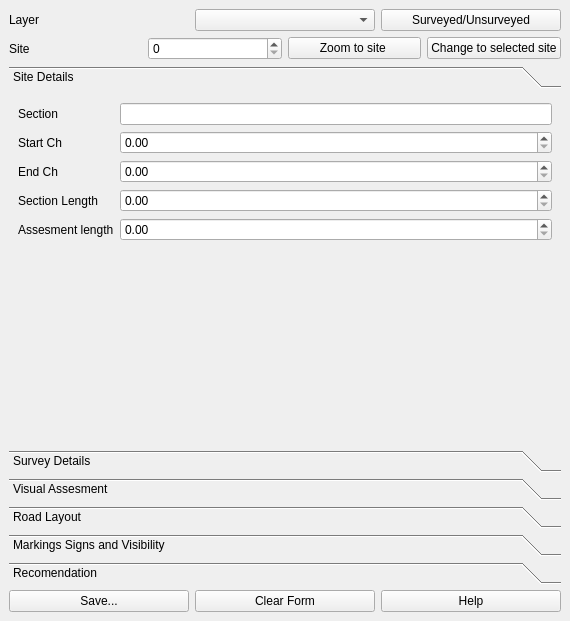
<?xml version="1.0" encoding="UTF-8"?>
<ui version="4.0">
 <class>ssir_generatorDockWidgetBase</class>
 <widget class="QDockWidget" name="ssir_generatorDockWidgetBase">
  <property name="geometry">
   <rect>
    <x>0</x>
    <y>0</y>
    <width>570</width>
    <height>621</height>
   </rect>
  </property>
  <property name="windowTitle">
   <string>ssir_generator</string>
  </property>
  <widget class="QWidget" name="dockWidgetContents">
   <layout class="QVBoxLayout" name="verticalLayout">
    <item>
     <layout class="QHBoxLayout" name="horizontalLayout_4">
      <item>
       <widget class="QLabel" name="label_28">
        <property name="text">
         <string>Layer</string>
        </property>
       </widget>
      </item>
      <item>
       <widget class="QgsMapLayerComboBox" name="layer_box">
        <property name="toolTip">
         <string>&lt;html&gt;&lt;head/&gt;&lt;body&gt;&lt;p&gt;Layer with sites.&lt;/p&gt;&lt;/body&gt;&lt;/html&gt;</string>
        </property>
       </widget>
      </item>
      <item>
       <widget class="QPushButton" name="split_button">
        <property name="toolTip">
         <string>&lt;html&gt;&lt;head/&gt;&lt;body&gt;&lt;p&gt;&lt;span style=&quot; font-family:'Times New Roman'; font-size:16px; color:#000000; background-color:transparent;&quot;&gt;Change the layer style to display surveyed and unsurveyed features differently.&lt;/span&gt;&lt;/p&gt;&lt;/body&gt;&lt;/html&gt;</string>
        </property>
        <property name="text">
         <string>Surveyed/Unsurveyed</string>
        </property>
       </widget>
      </item>
     </layout>
    </item>
    <item>
     <layout class="QHBoxLayout" name="horizontalLayout_8"/>
    </item>
    <item>
     <layout class="QHBoxLayout" name="horizontalLayout">
      <item>
       <widget class="QLabel" name="label_9">
        <property name="text">
         <string>Site</string>
        </property>
       </widget>
      </item>
      <item>
       <widget class="QSpinBox" name="site_box">
        <property name="toolTip">
         <string>&lt;html&gt;&lt;head/&gt;&lt;body&gt;&lt;p&gt;Current site. Changing this will lose any unsaved changes to form.&lt;/p&gt;&lt;/body&gt;&lt;/html&gt;</string>
        </property>
       </widget>
      </item>
      <item>
       <widget class="QPushButton" name="zoom_button">
        <property name="toolTip">
         <string>&lt;html&gt;&lt;head/&gt;&lt;body&gt;&lt;p&gt;zoom map to site&lt;/p&gt;&lt;/body&gt;&lt;/html&gt;</string>
        </property>
        <property name="text">
         <string>Zoom to site </string>
        </property>
       </widget>
      </item>
      <item>
       <widget class="QPushButton" name="from_selected_button">
        <property name="toolTip">
         <string>&lt;html&gt;&lt;head/&gt;&lt;body&gt;&lt;p&gt;Change site to selected feature of layer. Will lose any unsaved changes to form.&lt;/p&gt;&lt;/body&gt;&lt;/html&gt;</string>
        </property>
        <property name="text">
         <string>Change to selected site</string>
        </property>
       </widget>
      </item>
     </layout>
    </item>
    <item>
     <layout class="QHBoxLayout" name="horizontalLayout_2">
      <item>
       <widget class="QToolBox" name="toolBox">
        <property name="currentIndex">
         <number>0</number>
        </property>
        <widget class="QWidget" name="page_5">
         <property name="geometry">
          <rect>
           <x>0</x>
           <y>0</y>
           <width>550</width>
           <height>310</height>
          </rect>
         </property>
         <attribute name="label">
          <string>Site Details</string>
         </attribute>
         <layout class="QFormLayout" name="formLayout_6">
          <item row="0" column="0">
           <widget class="QLabel" name="label_2">
            <property name="text">
             <string>Section</string>
            </property>
           </widget>
          </item>
          <item row="0" column="1">
           <widget class="QLineEdit" name="section"/>
          </item>
          <item row="1" column="0">
           <widget class="QLabel" name="label_3">
            <property name="text">
             <string>Start Ch</string>
            </property>
           </widget>
          </item>
          <item row="1" column="1">
           <widget class="QDoubleSpinBox" name="start_ch">
            <property name="maximum">
             <double>99999.000000000000000</double>
            </property>
           </widget>
          </item>
          <item row="2" column="0">
           <widget class="QLabel" name="label_4">
            <property name="text">
             <string>End Ch</string>
            </property>
           </widget>
          </item>
          <item row="2" column="1">
           <widget class="QDoubleSpinBox" name="end_ch">
            <property name="maximum">
             <double>99999.000000000000000</double>
            </property>
           </widget>
          </item>
          <item row="3" column="0">
           <widget class="QLabel" name="label_5">
            <property name="text">
             <string>Section Length</string>
            </property>
           </widget>
          </item>
          <item row="3" column="1">
           <widget class="QDoubleSpinBox" name="section_length">
            <property name="maximum">
             <double>99999.000000000000000</double>
            </property>
           </widget>
          </item>
          <item row="4" column="0">
           <widget class="QLabel" name="label_6">
            <property name="text">
             <string>Assesment length</string>
            </property>
           </widget>
          </item>
          <item row="4" column="1">
           <widget class="QDoubleSpinBox" name="assesment_length">
            <property name="maximum">
             <double>99999.000000000000000</double>
            </property>
           </widget>
          </item>
         </layout>
        </widget>
        <widget class="QWidget" name="page_6">
         <property name="geometry">
          <rect>
           <x>0</x>
           <y>0</y>
           <width>550</width>
           <height>287</height>
          </rect>
         </property>
         <attribute name="label">
          <string>Survey Details</string>
         </attribute>
         <layout class="QFormLayout" name="formLayout">
          <item row="0" column="0">
           <widget class="QLabel" name="label_7">
            <property name="text">
             <string>Surveyor</string>
            </property>
           </widget>
          </item>
          <item row="0" column="1">
           <widget class="QLineEdit" name="surveyor"/>
          </item>
          <item row="1" column="0">
           <widget class="QLabel" name="survey_date_label">
            <property name="text">
             <string>Survey_date</string>
            </property>
           </widget>
          </item>
          <item row="1" column="1">
           <widget class="QDateEdit" name="survey_date">
            <property name="toolTip">
             <string>&lt;html&gt;&lt;head/&gt;&lt;body&gt;&lt;p&gt;dd/mm/yyyy&lt;/p&gt;&lt;/body&gt;&lt;/html&gt;</string>
            </property>
            <property name="calendarPopup">
             <bool>true</bool>
            </property>
           </widget>
          </item>
          <item row="2" column="0">
           <widget class="QLabel" name="photo_ref_label">
            <property name="text">
             <string>Photo ref</string>
            </property>
           </widget>
          </item>
          <item row="2" column="1">
           <widget class="QLineEdit" name="photo_ref"/>
          </item>
          <item row="3" column="0">
           <widget class="QLabel" name="label_8">
            <property name="text">
             <string>Additional photos</string>
            </property>
           </widget>
          </item>
          <item row="3" column="1">
           <widget class="QLineEdit" name="additional_photos"/>
          </item>
         </layout>
        </widget>
        <widget class="QWidget" name="page">
         <property name="geometry">
          <rect>
           <x>0</x>
           <y>0</y>
           <width>550</width>
           <height>287</height>
          </rect>
         </property>
         <attribute name="label">
          <string>Visual Assesment</string>
         </attribute>
         <layout class="QFormLayout" name="formLayout_2">
          <item row="0" column="0">
           <widget class="QLabel" name="label_10">
            <property name="text">
             <string>Surface Type</string>
            </property>
           </widget>
          </item>
          <item row="0" column="1">
           <widget class="QComboBox" name="surface_type">
            <property name="editable">
             <bool>true</bool>
            </property>
            <item>
             <property name="text">
              <string>TSSC</string>
             </property>
            </item>
            <item>
             <property name="text">
              <string>HRA</string>
             </property>
            </item>
            <item>
             <property name="text">
              <string>SURFACE DRESSING</string>
             </property>
            </item>
            <item>
             <property name="text">
              <string>SLURRY SEAL</string>
             </property>
            </item>
            <item>
             <property name="text">
              <string>MICRO ASPHALT</string>
             </property>
            </item>
           </widget>
          </item>
          <item row="1" column="0">
           <widget class="QLabel" name="label_11">
            <property name="text">
             <string>Aggregate Size</string>
            </property>
           </widget>
          </item>
          <item row="1" column="1">
           <widget class="QComboBox" name="aggregate_size">
            <property name="editable">
             <bool>true</bool>
            </property>
           </widget>
          </item>
          <item row="2" column="0">
           <widget class="QLabel" name="label_12">
            <property name="text">
             <string>Aggregate Condition</string>
            </property>
           </widget>
          </item>
          <item row="2" column="1">
           <widget class="QComboBox" name="aggregate_condition">
            <property name="editable">
             <bool>true</bool>
            </property>
            <item>
             <property name="text">
              <string>Good</string>
             </property>
            </item>
            <item>
             <property name="text">
              <string>Average</string>
             </property>
            </item>
            <item>
             <property name="text">
              <string>Poor</string>
             </property>
            </item>
           </widget>
          </item>
          <item row="3" column="0">
           <widget class="QLabel" name="label_13">
            <property name="text">
             <string>&lt;html&gt;&lt;head/&gt;&lt;body&gt;&lt;p&gt;Any inconsistencies with data&lt;/p&gt;&lt;/body&gt;&lt;/html&gt;</string>
            </property>
           </widget>
          </item>
          <item row="3" column="1">
           <widget class="QComboBox" name="inconsistencies">
            <property name="editable">
             <bool>true</bool>
            </property>
            <item>
             <property name="text">
              <string>No</string>
             </property>
            </item>
           </widget>
          </item>
          <item row="4" column="0">
           <widget class="QLabel" name="label_14">
            <property name="text">
             <string>&lt;html&gt;&lt;head/&gt;&lt;body&gt;&lt;p&gt;Presence of Debris or other Contamination&lt;/p&gt;&lt;/body&gt;&lt;/html&gt;</string>
            </property>
           </widget>
          </item>
          <item row="4" column="1">
           <widget class="QComboBox" name="contaminants">
            <property name="editable">
             <bool>true</bool>
            </property>
            <item>
             <property name="text">
              <string>No</string>
             </property>
            </item>
           </widget>
          </item>
          <item row="5" column="0">
           <widget class="QLabel" name="label_15">
            <property name="text">
             <string>Local defects (potholes,rutting, etc)</string>
            </property>
           </widget>
          </item>
          <item row="5" column="1">
           <widget class="QComboBox" name="local_defects">
            <property name="editable">
             <bool>true</bool>
            </property>
            <item>
             <property name="text">
              <string>Na</string>
             </property>
            </item>
           </widget>
          </item>
          <item row="6" column="0">
           <widget class="QLabel" name="label_16">
            <property name="text">
             <string>Is drainage adequate</string>
            </property>
           </widget>
          </item>
          <item row="6" column="1">
           <widget class="QComboBox" name="drainage_adequate">
            <property name="editable">
             <bool>true</bool>
            </property>
            <item>
             <property name="text">
              <string>Yes</string>
             </property>
            </item>
           </widget>
          </item>
         </layout>
        </widget>
        <widget class="QWidget" name="page_2">
         <property name="geometry">
          <rect>
           <x>0</x>
           <y>0</y>
           <width>550</width>
           <height>287</height>
          </rect>
         </property>
         <attribute name="label">
          <string>Road Layout</string>
         </attribute>
         <layout class="QFormLayout" name="formLayout_3">
          <item row="0" column="0">
           <widget class="QLabel" name="label_17">
            <property name="text">
             <string>&lt;html&gt;&lt;head/&gt;&lt;body&gt;&lt;p&gt;Does site appear to meet current design specification&lt;/p&gt;&lt;/body&gt;&lt;/html&gt;</string>
            </property>
           </widget>
          </item>
          <item row="0" column="1">
           <widget class="QComboBox" name="meets_design_specification">
            <property name="editable">
             <bool>true</bool>
            </property>
            <item>
             <property name="text">
              <string>Yes</string>
             </property>
            </item>
           </widget>
          </item>
          <item row="1" column="0">
           <widget class="QLabel" name="label_18">
            <property name="text">
             <string>&lt;html&gt;&lt;head/&gt;&lt;body&gt;&lt;p&gt;Is layout appropriate for vunerable users&lt;/p&gt;&lt;/body&gt;&lt;/html&gt;</string>
            </property>
           </widget>
          </item>
          <item row="1" column="1">
           <widget class="QComboBox" name="appropriate_for_vunerable_users">
            <property name="editable">
             <bool>true</bool>
            </property>
            <item>
             <property name="text">
              <string>Yes</string>
             </property>
            </item>
           </widget>
          </item>
          <item row="2" column="0">
           <widget class="QLabel" name="label_19">
            <property name="text">
             <string>&lt;html&gt;&lt;head/&gt;&lt;body&gt;&lt;p&gt;Are junctions appropriate for turning manouvers&lt;/p&gt;&lt;/body&gt;&lt;/html&gt;</string>
            </property>
           </widget>
          </item>
          <item row="2" column="1">
           <widget class="QComboBox" name="appropriate_for_turning">
            <property name="editable">
             <bool>true</bool>
            </property>
            <item>
             <property name="text">
              <string>Yes</string>
             </property>
            </item>
            <item>
             <property name="text">
              <string>Na</string>
             </property>
            </item>
           </widget>
          </item>
         </layout>
        </widget>
        <widget class="QWidget" name="page_3">
         <property name="geometry">
          <rect>
           <x>0</x>
           <y>0</y>
           <width>550</width>
           <height>287</height>
          </rect>
         </property>
         <attribute name="label">
          <string>Markings Signs and Visibility</string>
         </attribute>
         <layout class="QFormLayout" name="formLayout_4">
          <item row="0" column="0">
           <widget class="QLabel" name="label_20">
            <property name="text">
             <string>&lt;html&gt;&lt;head/&gt;&lt;body&gt;&lt;p&gt;Are markings and signs clear and effective in all conditions&lt;/p&gt;&lt;/body&gt;&lt;/html&gt;</string>
            </property>
           </widget>
          </item>
          <item row="0" column="1">
           <widget class="QComboBox" name="markings_clear">
            <property name="editable">
             <bool>true</bool>
            </property>
            <item>
             <property name="text">
              <string>Yes</string>
             </property>
            </item>
           </widget>
          </item>
          <item row="1" column="0">
           <widget class="QLabel" name="label_21">
            <property name="text">
             <string>&lt;html&gt;&lt;head/&gt;&lt;body&gt;&lt;p&gt;Are roadside objects protected from vehicle impact&lt;/p&gt;&lt;/body&gt;&lt;/html&gt;</string>
            </property>
           </widget>
          </item>
          <item row="1" column="1">
           <widget class="QComboBox" name="roadside_objects">
            <property name="editable">
             <bool>true</bool>
            </property>
            <item>
             <property name="text">
              <string>Yes</string>
             </property>
            </item>
            <item>
             <property name="text">
              <string>Na</string>
             </property>
            </item>
           </widget>
          </item>
          <item row="2" column="0">
           <widget class="QLabel" name="label_22">
            <property name="text">
             <string>&lt;html&gt;&lt;head/&gt;&lt;body&gt;&lt;p&gt;Clear sight lines/visibility of queues/vegetation&lt;/p&gt;&lt;/body&gt;&lt;/html&gt;</string>
            </property>
           </widget>
          </item>
          <item row="2" column="1">
           <widget class="QComboBox" name="clear_sight_lines">
            <property name="editable">
             <bool>true</bool>
            </property>
            <item>
             <property name="text">
              <string>Yes</string>
             </property>
            </item>
           </widget>
          </item>
          <item row="3" column="0">
           <widget class="QLabel" name="label_23">
            <property name="text">
             <string>&lt;html&gt;&lt;head/&gt;&lt;body&gt;&lt;p&gt;Additional comments and other observations&lt;/p&gt;&lt;/body&gt;&lt;/html&gt;</string>
            </property>
           </widget>
          </item>
          <item row="3" column="1">
           <widget class="QComboBox" name="additional_comments">
            <property name="editable">
             <bool>true</bool>
            </property>
            <item>
             <property name="text">
              <string>Na</string>
             </property>
            </item>
           </widget>
          </item>
         </layout>
        </widget>
        <widget class="QWidget" name="page_4">
         <property name="geometry">
          <rect>
           <x>0</x>
           <y>0</y>
           <width>550</width>
           <height>287</height>
          </rect>
         </property>
         <attribute name="label">
          <string>Recomendation</string>
         </attribute>
         <layout class="QFormLayout" name="formLayout_5">
          <item row="0" column="0">
           <widget class="QLabel" name="label_24">
            <property name="text">
             <string>Is treatment req</string>
            </property>
           </widget>
          </item>
          <item row="0" column="1">
           <widget class="QComboBox" name="treatment_req">
            <property name="editable">
             <bool>true</bool>
            </property>
            <item>
             <property name="text">
              <string>Yes</string>
             </property>
            </item>
            <item>
             <property name="text">
              <string>No</string>
             </property>
            </item>
           </widget>
          </item>
          <item row="1" column="0">
           <widget class="QLabel" name="label_25">
            <property name="text">
             <string>What type of treatment</string>
            </property>
           </widget>
          </item>
          <item row="1" column="1">
           <widget class="QComboBox" name="treatment_type">
            <property name="editable">
             <bool>true</bool>
            </property>
            <item>
             <property name="text">
              <string>Na</string>
             </property>
            </item>
            <item>
             <property name="text">
              <string>SURFACE CONDITION POOR</string>
             </property>
            </item>
            <item>
             <property name="text">
              <string>SURFACE CONDITION POOR + SIGNAGE/MARKINGS POOR</string>
             </property>
            </item>
            <item>
             <property name="text">
              <string>SIGNAGE/MARKINGS POOR</string>
             </property>
            </item>
           </widget>
          </item>
          <item row="2" column="0">
           <widget class="QLabel" name="label_26">
            <property name="text">
             <string>Change IL</string>
            </property>
           </widget>
          </item>
          <item row="2" column="1">
           <widget class="QComboBox" name="change_il">
            <property name="editable">
             <bool>true</bool>
            </property>
            <item>
             <property name="text">
              <string>Yes</string>
             </property>
            </item>
            <item>
             <property name="text">
              <string>No</string>
             </property>
            </item>
           </widget>
          </item>
          <item row="3" column="0">
           <widget class="QLabel" name="label_27">
            <property name="text">
             <string>Other action req</string>
            </property>
           </widget>
          </item>
          <item row="3" column="1">
           <widget class="QComboBox" name="other_action_req">
            <property name="editable">
             <bool>true</bool>
            </property>
            <item>
             <property name="text">
              <string>ROAD MARKING SURVEY</string>
             </property>
            </item>
            <item>
             <property name="text">
              <string>SIGNAGE SURVEY</string>
             </property>
            </item>
            <item>
             <property name="text">
              <string>ROAD MARKING AND SIGNAGE SURVEY</string>
             </property>
            </item>
            <item>
             <property name="text">
              <string>VEGETATION CUTTING</string>
             </property>
            </item>
            <item>
             <property name="text">
              <string>VRS SURVEY</string>
             </property>
            </item>
            <item>
             <property name="text">
              <string>ADJUST SPEED</string>
             </property>
            </item>
            <item>
             <property name="text">
              <string>CONSIDER PROTECTION OF VUNERABLE USERS</string>
             </property>
            </item>
            <item>
             <property name="text">
              <string>DRAINAGE SURVEY</string>
             </property>
            </item>
           </widget>
          </item>
         </layout>
        </widget>
       </widget>
      </item>
     </layout>
    </item>
    <item>
     <layout class="QHBoxLayout" name="horizontalLayout_3">
      <item>
       <widget class="QPushButton" name="save_button">
        <property name="toolTip">
         <string>&lt;html&gt;&lt;head/&gt;&lt;body&gt;&lt;p&gt;Save as csv. Also sets &amp;quot;csv&amp;quot; attribute of corresponding feature.&lt;/p&gt;&lt;/body&gt;&lt;/html&gt;</string>
        </property>
        <property name="text">
         <string>Save...</string>
        </property>
       </widget>
      </item>
      <item>
       <widget class="QPushButton" name="clear_button">
        <property name="toolTip">
         <string>&lt;html&gt;&lt;head/&gt;&lt;body&gt;&lt;p&gt;Change form to default values.&lt;/p&gt;&lt;/body&gt;&lt;/html&gt;</string>
        </property>
        <property name="text">
         <string>Clear Form</string>
        </property>
       </widget>
      </item>
      <item>
       <widget class="QPushButton" name="help_button">
        <property name="toolTip">
         <string>&lt;html&gt;&lt;head/&gt;&lt;body&gt;&lt;p&gt;Open help in default web browser.&lt;/p&gt;&lt;/body&gt;&lt;/html&gt;</string>
        </property>
        <property name="text">
         <string>Help</string>
        </property>
       </widget>
      </item>
     </layout>
    </item>
   </layout>
  </widget>
 </widget>
 <customwidgets>
  <customwidget>
   <class>QgsMapLayerComboBox</class>
   <extends>QComboBox</extends>
   <header>qgis.gui</header>
  </customwidget>
 </customwidgets>
 <resources/>
 <connections/>
</ui>
